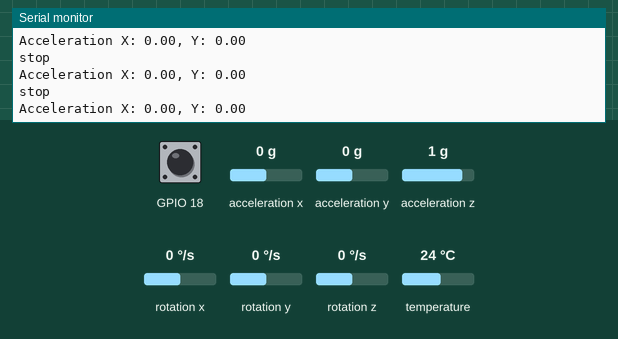
A sketch run on a simulated ESP32. Parts: the last lines printed to the serial monitor. Inputs (shaded band) come from the test bench; at power-on: acceleration x 0 g, acceleration y 0 g, GPIO 18 HIGH, acceleration z 1 g, rotation x 0 °/s, rotation y 0 °/s, rotation z 0 °/s, temperature 24 °C. Nothing arrives over Bluetooth unless stated.

Above: at 1.3 s.
1.4 s: acceleration x set to -1.4 g
At 2.0 s:
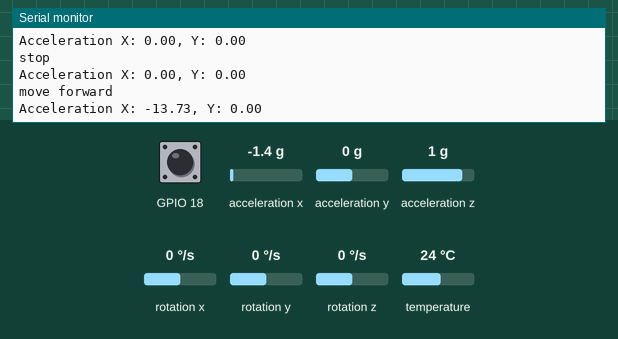
3.6 s: acceleration x set to 0.8 g
At 4.0 s:
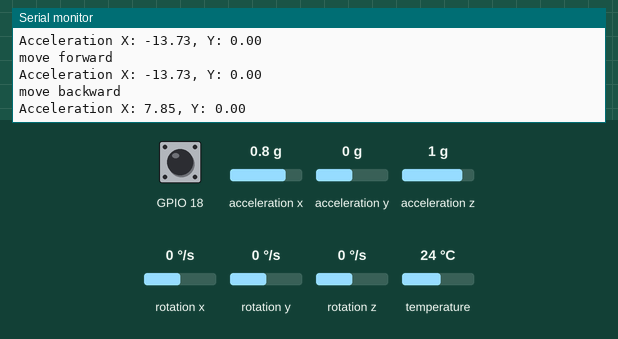
5.6 s: acceleration y set to -1.4 g
At 6.1 s:
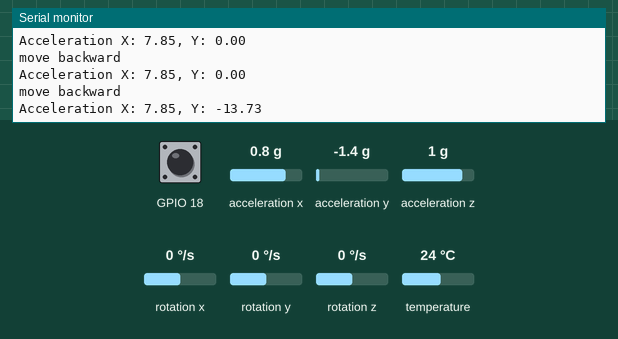
7.1 s: acceleration x set to 0 g
At 7.6 s:
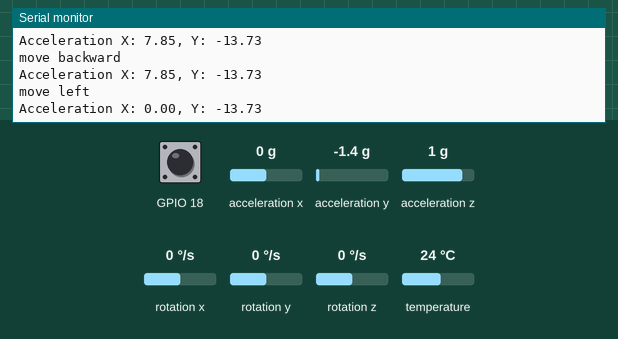
9.1 s: acceleration y set to 0.8 g
At 9.6 s:
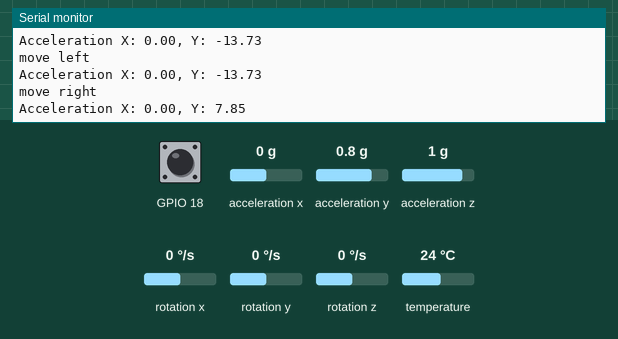
Timing chart, 0 to 12.1 s (numbered marks = the images above; inputs shaded):
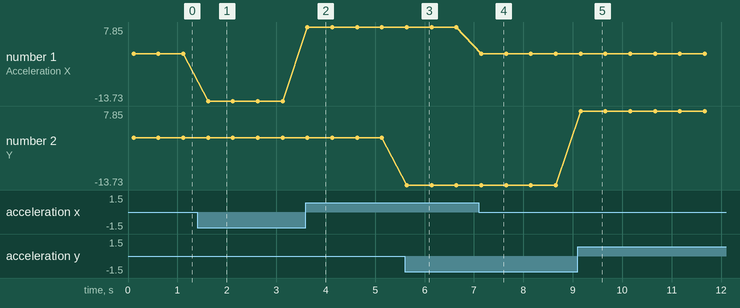

The sketch:

Transmitter_Code.ino
```cpp
#include "BluetoothSerial.h"

#include <Adafruit_MPU6050.h>
#include <Adafruit_Sensor.h>

BluetoothSerial SerialBT;
Adafruit_MPU6050 mpu;

String MACadd = "98:D3:32:11:31:37";
uint8_t address[6]  = {0x98, 0xD3, 0x32, 0x11, 0x31, 0x37};
//uint8_t address[6]  = {0x11, 0x1D, 0xA5, 0x02, 0xC3, 0x22};
String name = "HC-05";
char *pin = "1234"; //<- standard pin would be provided by default
bool connected;

void setup() {
  pinMode(18,INPUT_PULLUP);
  Serial.begin(115200);
  while (!Serial)
    delay(10); // will pause Zero, Leonardo, etc until serial console opens

  Serial.println("Adafruit MPU6050 test!");

  // Try to initialize!
  if (!mpu.begin()) {
    Serial.println("Failed to find MPU6050 chip");
    while (1) {
      delay(10);
    }
  }
  Serial.println("MPU6050 Found!");

  mpu.setAccelerometerRange(MPU6050_RANGE_8_G);
  Serial.print("Accelerometer range set to: ");
  switch (mpu.getAccelerometerRange()) {
  case MPU6050_RANGE_2_G:
    Serial.println("+-2G");
    break;
  case MPU6050_RANGE_4_G:
    Serial.println("+-4G");
    break;
  case MPU6050_RANGE_8_G:
    Serial.println("+-8G");
    break;
  case MPU6050_RANGE_16_G:
    Serial.println("+-16G");
    break;
  }
  mpu.setGyroRange(MPU6050_RANGE_500_DEG);
  Serial.print("Gyro range set to: ");
  switch (mpu.getGyroRange()) {
  case MPU6050_RANGE_250_DEG:
    Serial.println("+- 250 deg/s");
    break;
  case MPU6050_RANGE_500_DEG:
    Serial.println("+- 500 deg/s");
    break;
  case MPU6050_RANGE_1000_DEG:
    Serial.println("+- 1000 deg/s");
    break;
  case MPU6050_RANGE_2000_DEG:
    Serial.println("+- 2000 deg/s");
    break;
  }

  mpu.setFilterBandwidth(MPU6050_BAND_21_HZ);
  Serial.print("Filter bandwidth set to: ");
  switch (mpu.getFilterBandwidth()) {
  case MPU6050_BAND_260_HZ:
    Serial.println("260 Hz");
    break;
  case MPU6050_BAND_184_HZ:
    Serial.println("184 Hz");
    break;
  case MPU6050_BAND_94_HZ:
    Serial.println("94 Hz");
    break;
  case MPU6050_BAND_44_HZ:
    Serial.println("44 Hz");
    break;
  case MPU6050_BAND_21_HZ:
    Serial.println("21 Hz");
    break;
  case MPU6050_BAND_10_HZ:
    Serial.println("10 Hz");
    break;
  case MPU6050_BAND_5_HZ:
    Serial.println("5 Hz");
    break;
  }

  Serial.println("");
  delay(100);

  SerialBT.begin("ESP32test", true);
  SerialBT.setPin(pin);
  Serial.println("The device started in master mode, make sure remote BT device is on!");

  connected = SerialBT.connect(name);

  if(connected) {
    Serial.println("Connected Succesfully!");
  }

  else
  {
    while(!SerialBT.connected(10000)) {
      Serial.println("Failed to connect. Make sure remote device is available and in range, then restart app.");
    }
  }
  SerialBT.connect();
}

void loop() {
   /* Get new sensor events with the readings */
  sensors_event_t a, g, temp;
  mpu.getEvent(&a, &g, &temp);

  if(digitalRead(18)==LOW){
    SerialBT.write('S');
    Serial.println("stop");
  }
  else if((a.acceleration.x > -2 && a.acceleration.x < 2) && (a.acceleration.y > -3 && a.acceleration.y < 3)) {
    SerialBT.write('S');
    Serial.println("stop");
  }
  else if (a.acceleration.x < -2) {
    SerialBT.write('F');
    Serial.println("move forward");
  }
  else if (a.acceleration.x > 2) {
    SerialBT.write('B');
    Serial.println("move backward");
  }
  else if (a.acceleration.y < -3) {
    SerialBT.write('L');
    Serial.println("move left");
  }
  else if (a.acceleration.y > 3) {
    SerialBT.write('R');
    Serial.println("move right");
  }

  Serial.print("Acceleration X: ");
  Serial.print(a.acceleration.x);
  Serial.print(", Y: ");
  Serial.print(a.acceleration.y);
  // Serial.print(", Z: ");
  // Serial.print(a.acceleration.z);
  // Serial.println(" m/s^2");

  Serial.println("");
  delay(500);
}
```

Measured:
- after the input at 1.4 s, the serial monitor: prints a new line after 0.22 s (image 1)
- after the input at 3.6 s, the serial monitor: prints a new line at once (image 2)
- after the input at 5.6 s, the serial monitor: prints a new line at once (image 3)
- after the input at 7.1 s, the serial monitor: prints a new line after 0.05 s (image 4)
- after the input at 9.1 s, the serial monitor: prints a new line after 0.06 s (image 5)
- plotted number 1: 0 → -13.73 after the input at 1.4 s, -13.73 → 7.85 after the input at 3.6 s
